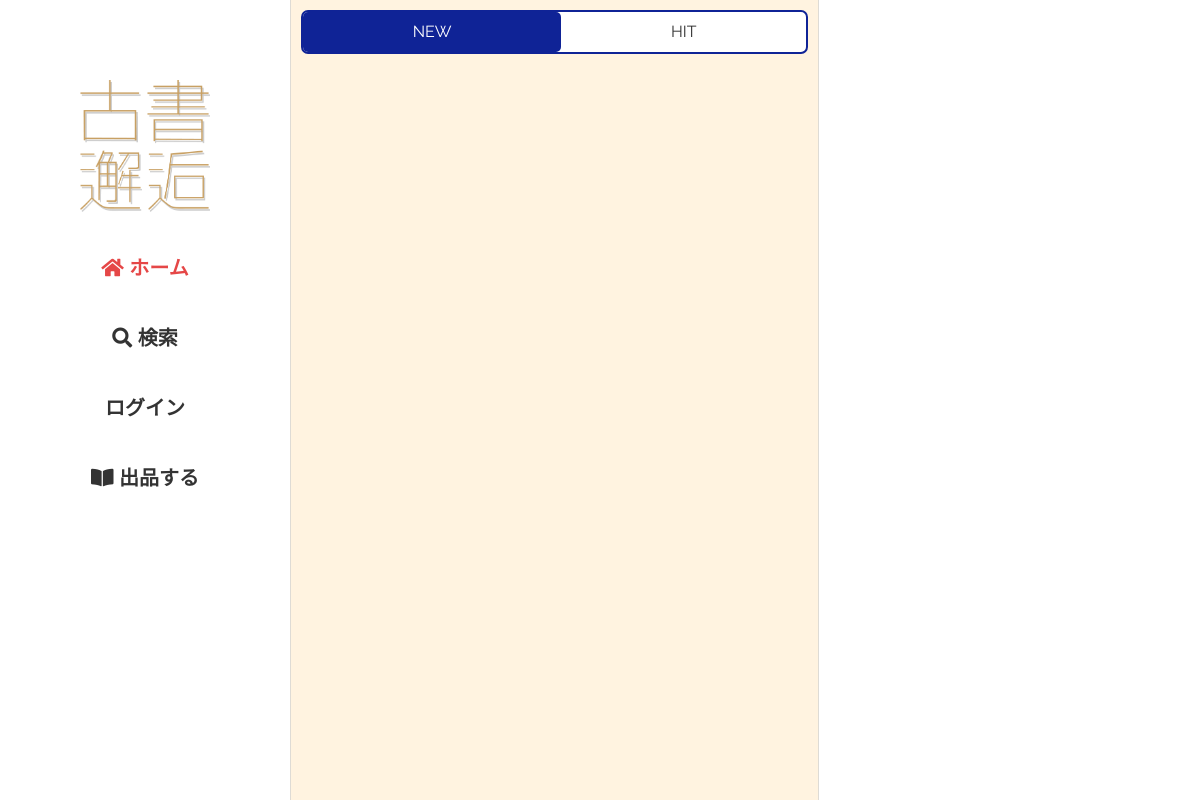
Before: / with the older database file.
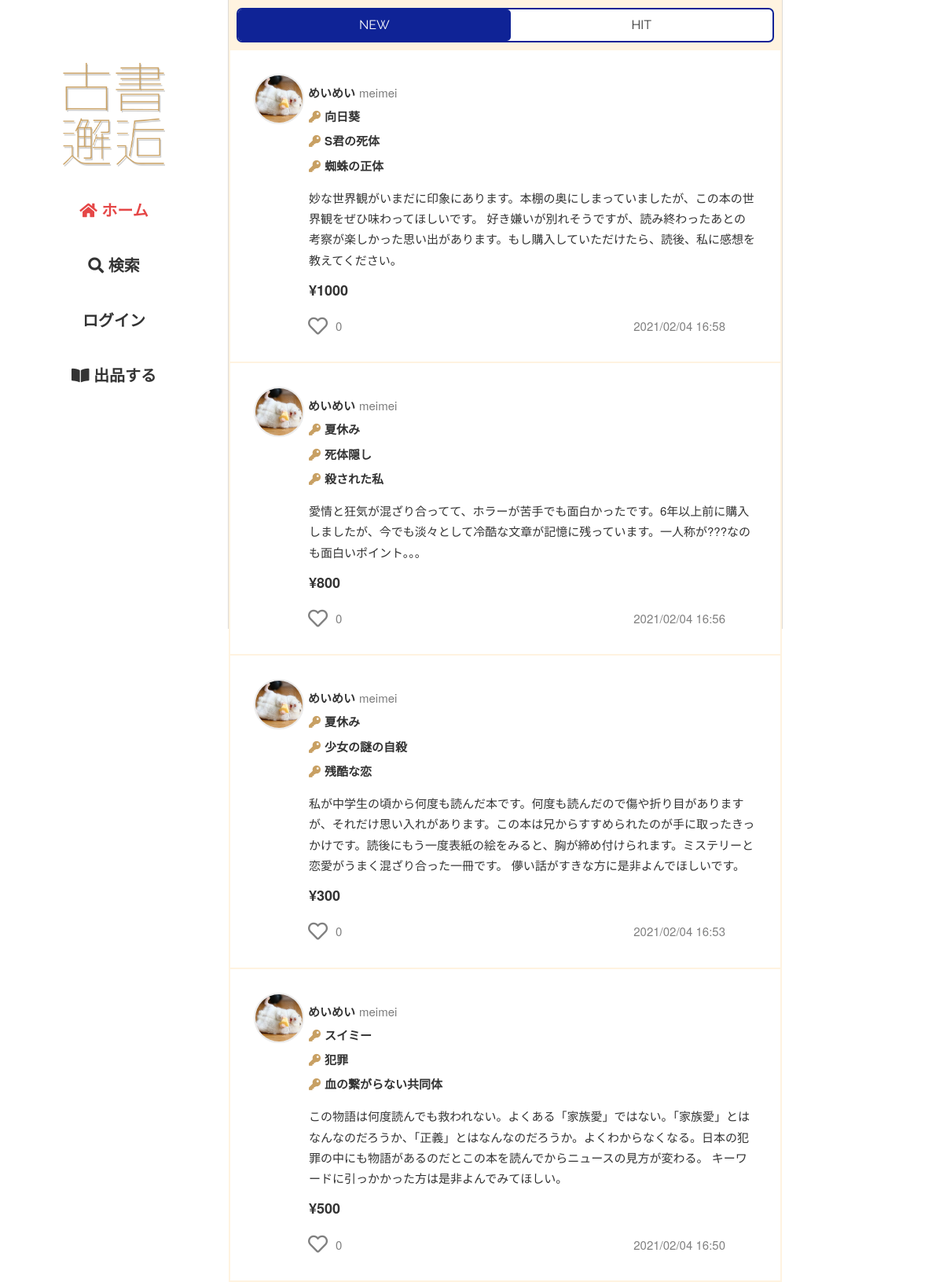
After: the same page with the newer database file.
### flmapp/models/trade.py (models this page shows, shortened)
class Sell(db.Model):
    __tablename__ = 'Sell'
    __table_args__ = (CheckConstraint('update_at >= create_at'),)
    Sell_id = db.Column(db.Integer, primary_key=True)
    User_id = db.Column(db.Integer, db.ForeignKey('User.User_id'), nullable=False)
    sell_title = db.Column(db.String(255), nullable=False)
    key1 = db.Column(db.String(255), nullable=False)
    key2 = db.Column(db.String(255), nullable=False)
    key3 = db.Column(db.String(255), nullable=False)
    sell_comment = db.Column(db.Text, nullable=False)
    price = db.Column(db.Integer, nullable=False)
    item_picture_path = db.Column(db.Text, default='default.png', nullable=False)
    genre = db.Column(EnumType(enum_class=Genre), nullable=False)
    item_state = db.Column(EnumType(enum_class=Item_state), nullable=False)
    postage = db.Column(EnumType(enum_class=Postage), nullable=False)
    send_way = db.Column(EnumType(enum_class=Send_way), nullable=False)
    consignor = db.Column(db.String(64), nullable=False)
    schedule = db.Column(EnumType(enum_class=Schedule), nullable=False)
    remarks = db.Column(db.Text)
    deal_status = db.Column(EnumType(enum_class=Deal_status),default=Deal_status(1), nullable=False)
    sell_flg = db.Column(db.Boolean,default=True, nullable=False)
    is_active = db.Column(db.Boolean,default=True, nullable=False)
    has_sent = db.Column(db.Boolean,default=False, nullable=False)
    has_got = db.Column(db.Boolean,default=False, nullable=False)
    create_at = db.Column(db.DateTime,default=datetime.now, nullable=False)
    update_at = db.Column(db.DateTime,default=datetime.now, nullable=False)
    user = db.relationship('User', backref='sell', lazy='joined', uselist=False)
    @classmethod
    def select_all_sell_by_deal_status(cls, deal_status):
        return cls.query.filter(cls.deal_status==Deal_status(deal_status)).all()
    @classmethod
    def select_new_sell(cls):
        return cls.query.filter_by(
            sell_flg = True, is_active = True
        ).order_by(desc(cls.create_at)).all()

### flmapp/models/user.py (models this page shows, shortened)
class User(UserMixin, db.Model):
    __tablename__ = 'User'
    __table_args__ = (CheckConstraint('update_at >= create_at'),)
    User_id = db.Column(db.Integer, primary_key=True)
    user_code = db.Column(db.String(64), unique=True, index=True, nullable=False)
    username = db.Column(db.String(64), index=True, nullable=False)
    email = db.Column(db.String(64), unique=True, index=True, nullable=False)
    password_hash = db.Column(db.String(128), nullable=False)
    picture_path = db.Column(db.Text, default='default.jpeg', nullable=False)
    prof_comment = db.Column(db.Text)
    default_ShippingAddress_id = db.Column(db.Integer, db.ForeignKey('ShippingAddress.ShippingAddress_id'))
    default_pay_way = db.Column(db.Integer, default=1, nullable=False)
    default_Credit_id = db.Column(db.Integer, db.ForeignKey('Credit.Credit_id'))
    is_active = db.Column(db.Boolean, default=True, nullable=True)
    create_at = db.Column(db.DateTime, default=datetime.now, nullable=False)
    update_at = db.Column(db.DateTime, default=datetime.now, nullable=False)
    @property
    def password(self):
        raise AttributeError('パスワードは読み取り可能な属性ではありません。')

### flmapp/views/route.py (the view)
@bp.route('/')
def home():
    session.pop('pay_way', None)
    session.pop('Credit_id', None)
    session.pop('ShippingAddress_id', None)
    items = Sell.select_new_sell()
    r_item_list = []
    if current_user.is_authenticated:
        r_item_list = recommend()
    else:
        r_item_list = recommend2()
    liked_list = []
    for item in items:
        liked = Likes.liked_exists(item.Sell_id)
        if liked:
            liked_list.append(item.Sell_id)
    return render_template(
        'home.html',
        items=items,
        liked_list=liked_list,
        r_item_list=r_item_list
    )

### flmapp/templates/home.html (shortened to what this page needs)
{% extends "base02.html" %}
{%block head %}
<link rel="stylesheet" href="{{ url_for('static', filename='css/home.css')}}">
{% endblock%}
{% block content %}
<div class="home-tab">
    <a href="{{url_for('route.home')}}">NEW</a>
    <a href="{{url_for('route.hit')}}">HIT</a>
</div>
{% for item in items %}
    <article class="item-wrap">
        <a href="{{url_for('item.itemdata', item_id=item.Sell_id)}}">
            <object><a class="u-box" href="{{url_for('user.userdata', user_code=item.user.user_code)}}">
                <img class="u-icon" src="{{url_for('static', filename='user_image/' + item.user.picture_path)}}">
                <p class="u-name">{{ item.user.username }}</p>
                <p class="u-code">{{ item.user.user_code }}</p>
            </a></object>
            <div class="i-content-area">
                <div class="k-s-box">
                    <div class="i-key">
                        <p><i class="fas fa-key"></i>{{ item.key1 }}</p>
                        <p><i class="fas fa-key"></i>{{ item.key2 }}</p>
                        <p><i class="fas fa-key"></i>{{ item.key3 }}</p>
                    </div>
                </div>
                <div class="i-comm"><p>{{ item.sell_comment }}</p></div>
            </div>
            <p><span class="i-price">¥{{ item.price }}</span></p>
            <div class="i-fotter">
                {% include "like.html" %}
                <p>{{ item.create_at.strftime('%Y/%m/%d %H:%M') }}</p>
            </div>
        </a>
    </article>
{% endfor %}
{% endblock %}

### flmapp/templates/base02.html (shortened to what this page needs)
<!DOCTYPE html>
<html lang="ja">
    <head>
        <link rel="stylesheet" href="https://use.fontawesome.com/releases/v5.15.1/css/all.css">
        <link rel="stylesheet" type="text/css" href="{{ url_for('static', filename='css/sanitize.css')}}">
        <link rel="stylesheet" type="text/css" href="{{ url_for('static', filename='css/global.css')}}">
        <link rel="stylesheet" type="text/css" href="{{ url_for('static', filename='css/kosho-flame.css')}}">
        <link rel="stylesheet" type="text/css" href="{{ url_for('static', filename='css/common2.css')}}">
        <link rel="stylesheet" href="{{ url_for('static', filename='css/login_required_modal.css')}}">
        <link rel="stylesheet" href="{{ url_for('static', filename='css/like.css')}}">
        <link rel="stylesheet" href="{{ url_for('static', filename='css/item.css')}}">
        {%block head %}{% endblock%}
    </head>
    <body>
        <div class="wrap">
            <header>
                <div class="h-wrap">
                    <h1><img src="{{ url_for('static', filename='images/logo.png')}}" alt="ロゴ"></h1>
                    <nav>
                        <ul>
                            <li><a id="home" href="{{url_for('route.home')}}">
                                <i class="fas fa-home"></i>
                                ホーム
                            </a></li>
                            <li><a href="{{url_for('search.search')}}">
                                <i class="fas fa-search"></i>
                                検索
                            </a></li>
                            {% if current_user.is_authenticated %}
                                <li>
                                    <input type="checkbox" id="check1" class="accordion-hidden">
                                    <label for="check1" class="accordion-open">
                                        <img class="u-icon" src="{{url_for('static', filename='user_image/' + current_user.picture_path)}}">
                                        マイページ
                                        <i class="fas fa-caret-down"></i>
                                    </label>
                                    <label for="check1" class="accordion-close">
                                        <a id="mypage-top" class="mp-a" href="{{url_for('mypage.mypagetop')}}">
                                            マイページトップ
                                        </a><br>
                                        <a class="mp-a" href="{{url_for('mypage.profile')}}">
                                            プロフィール情報
                                        </a><br>
                                        <a class="mp-a" href="{{url_for('mypage.identification')}}">
                                            本人情報
                                        </a><br>
                                        <a class="mp-a" href="{{url_for('mypage.shippingaddress')}}">
                                            配送先住所
                                        </a><br>
                                        <a class="mp-a" href="{{url_for('mypage.pay_way')}}">
                                            支払い方法
                                        </a><br>
                                        <a class="mp-a" href="{{url_for('mypage.mail_password')}}">
                                            メール・パスワード
                                        </a><br>
                                        <a class="mp-a" href="{{url_for('history.sell_on_display')}}">
                                            出品履歴
                                        </a><br>
                                        <a class="mp-a" href="{{url_for('history.buy_in_progress')}}">
                                            購入履歴
                                        </a><br>
                                        <a class="mp-a" href="{{url_for('mypage.logout')}}">
                                            ログアウト
                                        </a>
                                    </label>
                                </li>
                            {% else %}
                                <li><a href="{{url_for('auth.login')}}">
                                    ログイン
                                </a></li>
                            {% endif %}
                            <li><a href="{{url_for('sell.sell')}}">
                                <i class="fas fa-book-open"></i>
                                出品する
                            </a></li>
                        </ul>
                    </nav>
                </div>
            </header>
            <div class="container">
                {% block content %}
                {% endblock %}
            </div>
            <div class="r-content">
            </div>
        </div>
    </body>
</html>

### flmapp/templates/like.html (shortened to what this page needs)
<div class="like-wrap">
    <form method="POST" action="{{url_for('ajax.like_ajax')}}">
        {% if item.Sell_id in liked_list %}
            <button id="like" name="{{ item.Sell_id }}"><i class="fas fa-lg fa-heart like-btn"></i></button>
        {% else %}
            <button id="like" name="{{ item.Sell_id }}"><i class="far fa-lg fa-heart unlike-btn"></i></button>
        {% endif %}
    </form>
    <p name="{{ item.Sell_id }}-count" class="count">{{ likes_count(item.Sell_id) }}</p>
</div>

Changed rows visible on the page:
added Sell: picture_path (picture), user.username "めいめい", user.user_code "meimei", key1 "向日葵", key2 "S君の死体", key3 "蜘蛛の正体", sell_comment "妙な世界観がいまだに印象にあります。本棚の奥にしまっていましたが、この本の世界観をぜひ味わってほしいです。 好き嫌いが別れそうですが、読み終わったあとの考察が楽しかった思い出があります。もし購入していただけたら、読後、私に感想を教えてください。", price "1000", likes_count "0", create_at "2021/02/04 16:58"
added Sell: picture_path (picture), user.username "めいめい", user.user_code "meimei", key1 "夏休み", key2 "死体隠し", key3 "殺された私", sell_comment "愛情と狂気が混ざり合ってて、ホラーが苦手でも面白かったです。6年以上前に購入しましたが、今でも淡々として冷酷な文章が記憶に残っています。一人称が???なのも面白いポイント。。。", price "800", likes_count "0", create_at "2021/02/04 16:56"
added Sell: picture_path (picture), user.username "めいめい", user.user_code "meimei", key1 "夏休み", key2 "少女の謎の自殺", key3 "残酷な恋", sell_comment "私が中学生の頃から何度も読んだ本です。何度も読んだので傷や折り目がありますが、それだけ思い入れがあります。この本は兄からすすめられたのが手に取ったきっかけです。読後にもう一度表紙の絵をみると、胸が締め付けられます。ミステリーと恋愛がうまく混ざり合った一冊です。 儚い話がすきな方に是非よんでほしいです。", price "300", likes_count "0", create_at "2021/02/04 16:53"
added Sell: picture_path (picture), user.username "めいめい", user.user_code "meimei", key1 "スイミー", key2 "犯罪", key3 "血の繋がらない共同体", sell_comment "この物語は何度読んでも救われない。よくある「家族愛」ではない。「家族愛」とはなんなのだろうか、「正義」とはなんなのだろうか。よくわからなくなる。日本の犯罪の中にも物語があるのだとこの本を読んでからニュースの見方が変わる。 キーワードに引っかかった方は是非よんでみてほしい。", price "500", likes_count "0", create_at "2021/02/04 16:50"
